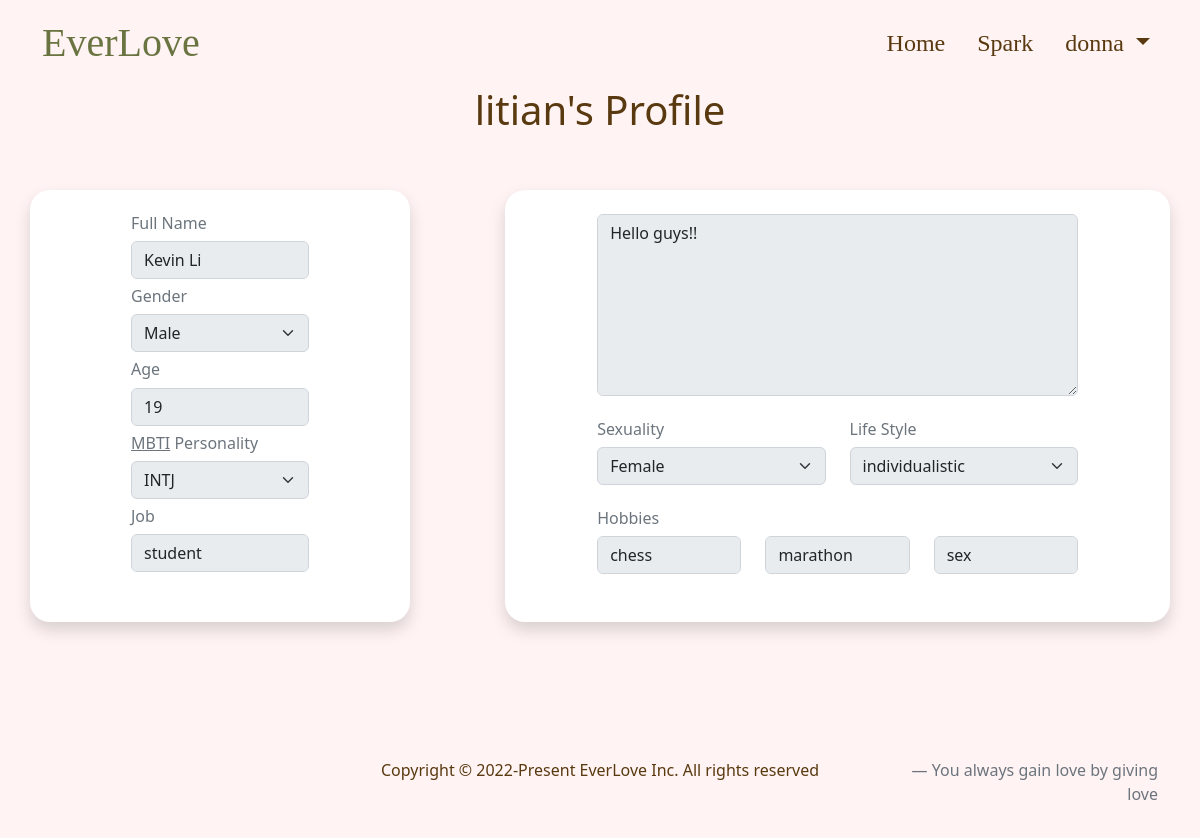
Page /profile/litian (signed in) on the committed database.
### web/models.py (models this page shows, shortened)
class User(AbstractUser):
    fullname = models.CharField(max_length=64, default='')
    gender = models.CharField(max_length=32,
                              choices=GENDER_CHOICES,
                              default='NA')
    age = models.IntegerField(blank=True, null=True)
    personality = models.CharField(max_length=4,
                                   choices=PERSONALITY_CHOICES,
                                   default='NA')
    job = models.ForeignKey(Job,
                            on_delete=models.SET_NULL,
                            blank=True,
                            null=True,
                            related_name="people")
    description = models.TextField(blank=True, null=True)
    sexuality = models.CharField(max_length=32,
                                 choices=GENDER_CHOICES,
                                 default='NA')
    lifestyle = models.CharField(max_length=3,
                                 choices=LIFE_STYLE_CHOICES,
                                 default='NA')

class Job(models.Model):
    name = models.CharField(max_length=64)

class Hobby(models.Model):
    name = models.CharField(max_length=64)
    def __str__(self):
        return f"{self.name}"

### web/views.py (the view, shortened to what this page needs)
# urls.py: path('profile/<str:username>', views.profile, name="profile"),
@csrf_exempt
def profile(request, username):
    if request.method == "GET":
        usr = User.objects.get(username=username)
        hobbies = [usr_hobby.hobby for usr_hobby in usr.hobbies.all()]
        hobby1 = (hobbies[0] if len(hobbies) >= 1 else None)
        hobby2 = (hobbies[1] if len(hobbies) >= 2 else None)
        hobby3 = (hobbies[2] if len(hobbies) == 3 else None)
        return render(
            request, "web/profile.html", {
                "usr": usr,
                "hobby1": hobby1,
                "hobby2": hobby2,
                "hobby3": hobby3,
                "personalities": PERSONALITY_CHOICES,
                "genders": GENDER_CHOICES,
                "lifestyles": LIFE_STYLE_CHOICES
            })

### web/templates/web/profile.html (shortened to what this page needs)
{% extends 'web/layout.html' %}
{% load static %}
{% block body %}
<section id="profile">
    <div class="container">
        <div class="text-center">
            <h1>{{ usr.username }}'s Profile</h1>
        </div>
        <form id="profile-form">
            <div class="row py-5 gy-4 text-center">
                <div class="col-10 offset-1 col-md-4 offset-md-0 bg-white shadow text-center py-4 rounded-custom">
                    <div class="text-start w-50 m-auto">
                        <h6 class="text-secondary">Full Name</h6>
                        <input class="form-control mb-2 bg-lighter-secondary" name="fullname"
                            value="{{ usr.fullname }}" />
                        <h6 class="text-secondary">Gender</h6>
                        <select class="form-select mb-2 bg-lighter-secondary" name="gender">
                            {% for gender_notation, gender in genders %}
                            {% if gender_notation == usr.gender %}
                            <option selected value="{{ gender_notation }}">{{ gender }}</option>
                            {% else %}
                            <option value="{{ gender_notation }}">{{ gender }}</option>
                            {% endif %}
                            {% endfor %}
                        </select>
                        <h6 class="text-secondary">Age</h6>
                        {% if usr.age %}
                        <input class="form-control mb-2 bg-lighter-secondary" name="age" value="{{ usr.age }}" />
                        {% else %}
                        <input class="form-control mb-2 bg-lighter-secondary" name="age" />
                        {% endif %}
                        <h6 class="text-secondary">
                            <a class="text-secondary" href="https://www.16personalities.com/personality-types">MBTI</a>
                            Personality
                        </h6>
                        <select class="form-select mb-2 bg-lighter-secondary" name="mbti">
                            {% for personality_notation, personality in personalities %}
                            {% if personality_notation == usr.personality %}
                            <option selected value="{{ personality_notation }}">{{ personality }}</option>
                            {% else %}
                            <option value="{{ personality_notation }}">{{ personality }}</option>
                            {% endif %}
                            {% endfor %}
                        </select>
                        <h6 class="text-secondary">Job</h6>
                        {% if usr.job %}
                        <input class="form-control mb-2 bg-lighter-secondary" name="job" value="{{ usr.job.name }}" />
                        {% else %}
                        <input class="form-control mb-2 bg-lighter-secondary" name="job" />
                        {% endif %}
                    </div>
                </div>
                <div class="col-10 offset-1 col-md-7 offset-md-1 bg-white shadow text-center py-4 rounded-custom">
                    <div class="text-start w-75 m-auto">
                        {% if usr.description %}
                        <textarea class="form-control mb-4 bg-lighter-secondary" name="description"
                            placeholder="Introduce yourself!" rows="7">{{ usr.description }}</textarea>
                        {% else %}
                        <textarea class="form-control mb-4 bg-lighter-secondary" name="description"
                            placeholder="Introduce yourself!" rows="7"></textarea>
                        {% endif %}
                        <div class="row">
                            <div class="col-md-6">
                                <h6 class="text-secondary">Sexuality</h6>
                                <select name="sexuality" class="form-select mb-4 bg-lighter-secondary">
                                    {% for gender_notation, gender in genders %}
                                    {% if gender_notation == usr.sexuality %}
                                    <option selected value="{{ gender_notation }}">{{ gender }}</option>
                                    {% else %}
                                    <option value="{{ gender_notation }}">{{ gender }}</option>
                                    {% endif %}
                                    {% endfor %}
                                </select>
                            </div>
                            <div class="col-md-6">
                                <h6 class="text-secondary">Life Style</h6>
                                <select name="lifestyle" class="form-select mb-4 bg-lighter-secondary">
                                    {% for life_notation, life in lifestyles %}
                                    {% if life_notation == usr.lifestyle %}
                                    <option selected value="{{ life_notation }}">{{ life }}</option>
                                    {% else %}
                                    <option value="{{ life_notation }}">{{ life }}</option>
                                    {% endif %}
                                    {% endfor %}
                                </select>
                            </div>
                        </div>
                        <div class="row">
                            <h6 class="text-secondary">Hobbies</h6>
                            {% if hobby1 is not None %}
                            <div class="col-md-4">
                                <input type="text" name="hobby1" class="form-control mb-4 bg-lighter-secondary"
                                    value="{{ hobby1 }}" />
                            </div>
                            {% else %}
                            <div class="col-md-4">
                                <input type="text" name="hobby1" class="form-control mb-4 bg-lighter-secondary" />
                            </div>
                            {% endif %}
                            {% if hobby2 is not None %}
                            <div class="col-md-4">
                                <input type="text" name="hobby2" class="form-control mb-4 bg-lighter-secondary"
                                    value="{{ hobby2 }}" />
                            </div>
                            {% else %}
                            <div class="col-md-4">
                                <input type="text" name="hobby2" class="form-control mb-4 bg-lighter-secondary" />
                            </div>
                            {% endif %}
                            {% if hobby3 is not None %}
                            <div class="col-md-4">
                                <input type="text" name="hobby3" class="form-control mb-4 bg-lighter-secondary"
                                    value="{{ hobby3 }}" />
                            </div>
                            {% else %}
                            <div class="col-md-4">
                                <input type="text" name="hobby3" class="form-control mb-4 bg-lighter-secondary" />
                            </div>
                            {% endif %}
                        </div>
                    </div>
                </div>
            </div>
            {% if user.is_authenticated and user.username == usr.username%}
            <div class="text-center text-md-end pb-3">
                <button type="button" class="btn btn-warning btn-lg" id="update">Update</button>
            </div>
            {% else %}
            <div class="pb-4"></div>
            <div class="pb-5"></div>
            {% endif %}
        </form>
    </div>
</section>
{% endblock %}

### web/templates/web/layout.html (shortened to what this page needs)
{% load static %}
<!DOCTYPE html>
<html lang="en">
<head>
    <link href="https://cdn.jsdelivr.net/npm/bootstrap@5.2.0/dist/css/bootstrap.min.css" rel="stylesheet"
>
    <link rel="stylesheet" href="https://cdn.jsdelivr.net/npm/bootstrap-icons@1.3.0/font/bootstrap-icons.css">
    <link rel="stylesheet" href="{% static 'web/styles.css' %}">
</head>
<body>
    <nav class="navbar navbar-expand-lg py-2">
        <div class="container">
            <a href="{% url 'web:index' %}" class="navbar-brand everlove">EverLove</a>
            <div class="collapse navbar-collapse" id="navmenu">
                <ul class="navbar-nav ms-auto">
                    <li class="nav-item me-lg-3">
                        <a href="{% url 'web:index' %}" class="nav-link">Home</a>
                    </li>
                    <li class="nav-item me-lg-3"><a href="{% url 'web:spark' %}" class="nav-link">Spark</a></li>
                    {% if user.is_authenticated %}
                    <div class="dropdown">
                        <a href="#" class="nav-link dropdown-toggle" data-bs-toggle="dropdown">
                            {{ user.username }}
                        </a>
                    </div>
                    {% else %}
                    <li class="nav-item"><a href="{% url 'web:login' %}" class="nav-link" id="sign-in">Sign in</a></li>
                    {% endif %}
                </ul>
            </div>
        </div>
    </nav>
    {% block body %}
    {% endblock %}
    <footer>
        <div class="container">
            <div class="row text-center">
                <div class="col-md-6 offset-md-3">
                    <p>Copyright © 2022-Present EverLove Inc. All rights reserved</p>
                </div>
                <div class="col-md-3 fs-6 blockquote-footer text-md-end">You always gain love by giving love</div>
            </div>
        </div>
    </footer>
</body>
</html>

### web/static/web/styles.css (style rules this page uses)
* { box-sizing: border-box; padding: 0; margin: 0; font-family: system-ui, -apple-system, sans-serif, Helvetica, Arial; }
nav { background-color: #fff3f3; }
h1, h2, h3, p { color: #59390F; }
.nav-link { color: #59390F; }
.everlove { font-family: Alex Brush; font-size: 40px; color: #6A7441; text-decoration: none; }
.nav-link { font-family: Bebas Neue; font-size: 24px; }
.rounded-custom { border-radius: 20px; }
footer { background-color: #fff3f3; padding: 1rem; }
#profile { background-color: #fff3f3; }
.bg-lighter-secondary { background-color: #F0F0F0; }

### rows in the picture
User: username "donna"
User: username "litian", fullname "Kevin Li", gender "Male", age "19", mbti "INTJ", job "student", description "Hello guys!!", sexuality "Female", lifestyle "individualistic"
Hobby: hobby1 "chess"
Hobby: hobby2 "marathon"
Hobby: hobby3 "sex"
